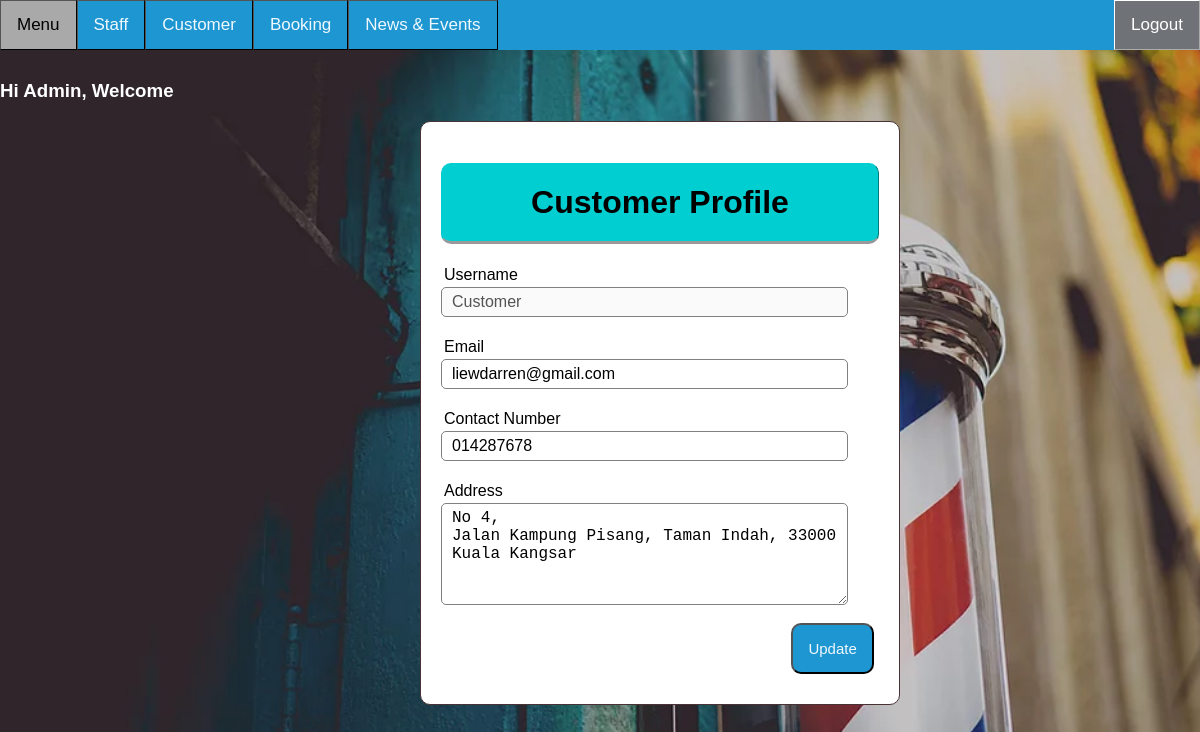
/Admin/customerEdit.php?id=Customer (signed in), run on the app's committed database.
### tables this page shows
CREATE TABLE IF NOT EXISTS `users` (
  `username` varchar(20) NOT NULL,
  `password` varchar(30) NOT NULL,
  `name` varchar(255) NOT NULL,
  `email` varchar(255) NOT NULL,
  `Hp` varchar(15) NOT NULL,
  `address` varchar(255) NOT NULL,
  `type_user` varchar(15) NOT NULL,
  PRIMARY KEY (`username`)
);

### Admin/customerEdit.php (the view, shortened to what this page needs)
<?php
if(isset ($_SESSION["username"]))
{
	include "Header.php";
?>
<!DOCTYPE html>
<html>
<head>
	<link rel="stylesheet" type="text/css" href="../CSS/topNav.css">
</head>
<body>
<?php
	$name = $_GET["id"];
	$queryGet = "select * from users where username='".$name."'";
	$resultGet = mysqli_query($link,$queryGet);
	if(!$resultGet)
	{
		die ("Invalid Query - get Register List: ". mysqli_error($link));
	}
	else
	{?>
	<div class="wrapper">
		<div class="middle">
			<div class="contentnew">
			<form class = "content" style="position:absolute;width: 40%;" action="Update.php" name="EditForm" method="POST">
				<h1 class="header">Customer Profile</h1>
				<?php	while($baris= mysqli_fetch_array($resultGet, MYSQLI_BOTH))	{?>
					<div class="input-group">
						<label>Username</label>
						<input type="text" name="username" value="<?php echo $baris['username']; ?>" disabled><br><br>
						<label>Email</label>
						<input type="email" name="email" value="<?php echo $baris['email'] ?>"><br><br>
						<label>Contact Number</label>
						<input type="text" name="Hp" value="<?php echo $baris['Hp']; ?>"><br><br>
						<label>Address</label>
						<textarea rows="5" cols="45" name="address" value="<?php echo $baris['address']; ?>"><?php echo $baris['address']; ?></textarea><br><br>
						<button style="position: relative;left: 80%"; type="submit" class="btn" name="customer">Update</button>
					</div> <?php	}?>
			</form>
			</div>
		</div>
	</div>
	<?php
		}
}
else {
	echo "No session exists or session has expired. Please log in again ";
	echo "Page will be redirect in 5 seconds";
	header('Location: ../Auth/Login.php');
}?>
</body>
</html>

### css/topNav.css (style rules this page uses)
* { box-sizing: border-box; }
body { margin: 0; font-family: Arial, Helvetica, sans-serif; background-image: url("bc.webp"); background-position: center; background-size: cover; background-attachment: fixed; position:absolute; top:10%; max-width: -webkit-fill-available; right: 0px; left: 0px; }
.wrapper { width: 100%; min-width: 1000px; }
h1, h2 { text-align:center; color:white; }
.header { width: auto; color: black; background:#00CED1; text-align: center; border: 1px solid #00CED1; border-bottom: none; border-radius: 10px 10px 10px 10px; border-style: outset; padding: 20px; }
.middle { width: 100%; position: relative; }
.middle:after { display: table; clear: both; content: ''; }
.contentnew { padding: 0 270px 0 270px; }
.content { position:fixed; top:10%; left:35%; width: 30%; margin: 0px auto; padding: 20px; border: 1px solid #483235; background: white; border-radius: 10px 10px 10px 10px; }
.input-group { margin: 10px 0px 10px 0px; }
.input-group label { display: block; text-align: left; margin: 3px; }
.input-group input { height: 30px; width: 93%; padding: 5px 10px; font-size: 16px; border-radius: 5px; border: 1px solid gray; }
.input-group textarea { width: 93%; padding: 5px 10px; font-size: 16px; border-radius: 5px; border: 1px solid gray; }
.btn { padding: 15px; font-size: 15px; color: aliceblue; background:#1D96D1 ; border-style: outset; border-radius: 10px; cursor: pointer; }

### data on the page
users: username "Customer", email "liewdarren@gmail.com", Hp "014287678", address "No 4, Jalan Kampung Pisang, Taman Indah, 33000 Kuala Kangsar"

### other printed values
$_SESSION["username"] "Admin"
